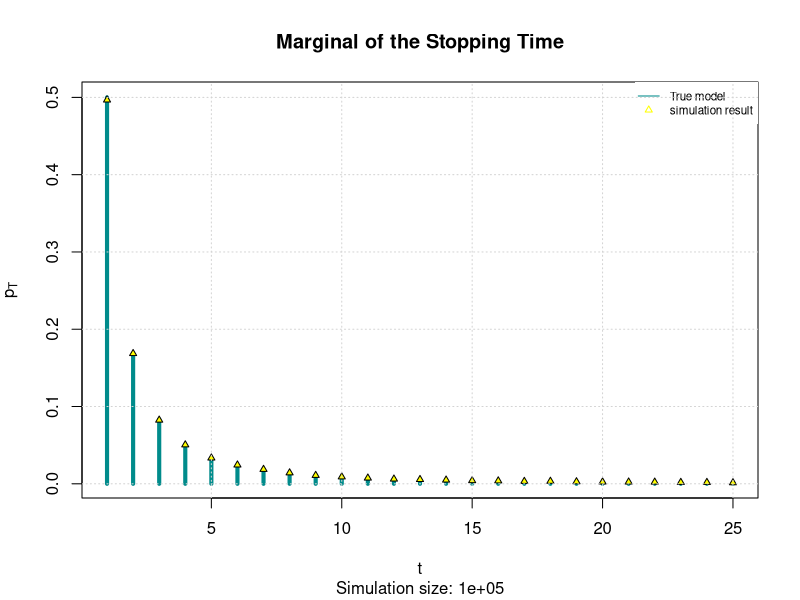
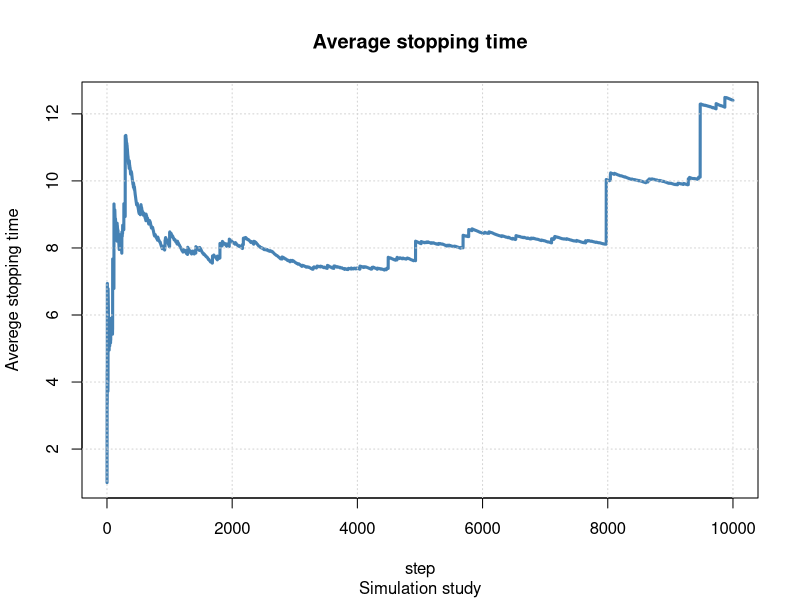
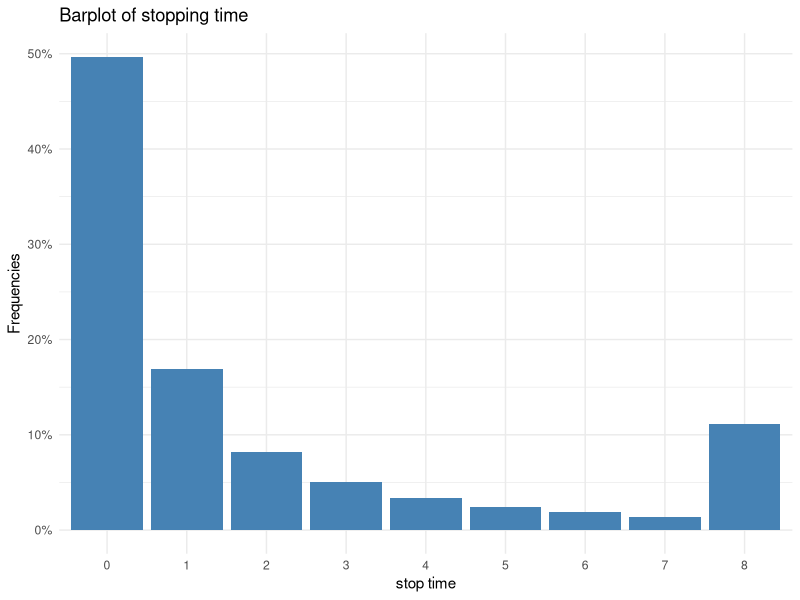
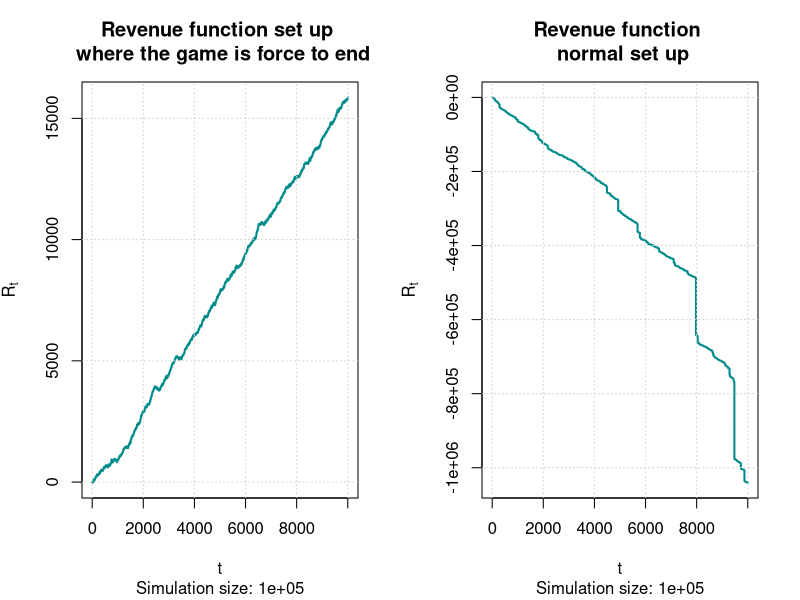

Write R code to recreate these figures, in order.
## ---- chunk 1
knitr::opts_chunk$set(echo = TRUE)
## ---- chunk 2
Sim <- c(100, 1000, 10000, 100000, 1000000, 10000000)  # vector of the size 
fin <- c()              # inizialize the the vector of the result
for (s in Sim){
  beg <- Sys.time()     # starting time
  stop_simulations <-  rgeom(n = s, prob = runif(n = s))   # run the simulation
  fin <- c(fin , Sys.time() - beg)}   # ending time

tab_time <- data.frame (Simulation_size  = c("100", "1000", "10000", "100000", "1000000", "10000000") , Computational_time = fin )   # creating the dataframe of the results
tab_time
paste("The median speed over M is : " , median(fin))

## ---- chunk 3
M <-  100000               # simulation size
beg <- Sys.time()         # start time
stop_simulation <-rgeom(n = M, prob = runif(n = M))     #runninng the simulation 
fin <- Sys.time() - beg   # end time
p_hat <- proportions( table( stop_simulation ))

## ---- chunk 4
pT <- function(t)  1/(t*(t+1))  
t_seq <- 1:25      #Plot it zooming between t = 1 and t = 25
## ---- chunk 5

{plot(t_seq, pT(t_seq), 
     type = "h",
     lwd = 4,
     col = "cyan4",
     ylab = expression(p[T]),
     xlab = "t",
     main = "Marginal of the Stopping Time",
     sub = paste("Simulation size:", M))

points(t_seq, p_hat[t_seq], pch = 24, 
       col = "black", bg = "yellow", cex = .7 )

legend("topright", legend = c("True model" , "simulation result"),
       col = c("cyan4","yellow"),lty=c(1,NA),pch=c(NA,24), cex=0.7,
       box.lty=0)
grid()}
## ---- chunk 6
step_size = 10    #set a step size
ave_step  = seq(1, length(stop_simulation), step_size)  #start the sequence
ave_vec = rep(NA, length(ave_step))                     #pre-allocating the vector

# Compute the simulations averages
t <- 0
for (i in ave_step){
  t <- t + 1
  ave_vec[t] = mean( stop_simulation[1:i] )
}


## ---- chunk 7
{plot(ave_vec , main = "Average stopping time",
     xlab = "step", ylab = "Averege stopping time",
     sub = "Simulation study", col = "steelblue" , type = "l" , lwd =3)
grid()}
## ---- chunk 8
L = 8    # max amount it can be won
stop_simulation_copy <- stop_simulation
stop_simulation_copy[stop_simulation_copy>7] <- L  # set all the observation greater than 7 to L
print(mean(stop_simulation_copy))
## ---- chunk 9
tab = proportions(table(stop_simulation_copy))
library(ggplot2)
# Create Data
data=data.frame(tab)
ggplot(data, aes(x=stop_simulation_copy, y=Freq,fill=stop_simulation_copy))+
  geom_bar(stat="identity") +
  theme_minimal() +
  geom_bar(stat="identity", fill="steelblue")+
  xlab("stop time") + ylab("Frequencies") +  guides(fill="none") +
  ggtitle("Barplot of stopping time" ) + 
  scale_y_continuous(labels=scales::percent)  

## ---- chunk 10
print(data$Freq[data$stop_simulation_copy == 8])
## ---- chunk 11
par(mfrow = c(1,2))
C <- 2 #cost i order to enter the game
costs <- rep(C , M)
revenue_f<- cumsum(costs - stop_simulation_copy)
i <- seq(from = 0 , to = length(revenue_f), by = step_size)
rev <- revenue_f[i]
{plot(rev,type = 'l',main = "Revenue function set up \n where the game is force to end",
     lwd = 2,
     col = "cyan4",
     ylab = expression(R[t]),
     xlab = "t",
     sub = paste("Simulation size:", M))
grid()}

revenue_f<- cumsum(costs - stop_simulation)
rev <- revenue_f[i]
{plot(rev,type = 'l',main = "Revenue function \n  normal set up ",
     lwd = 2,
     col = "cyan4",
     ylab = expression(R[t]),
     xlab = "t",
     sub = paste("Simulation size:", M))
grid() 
}
